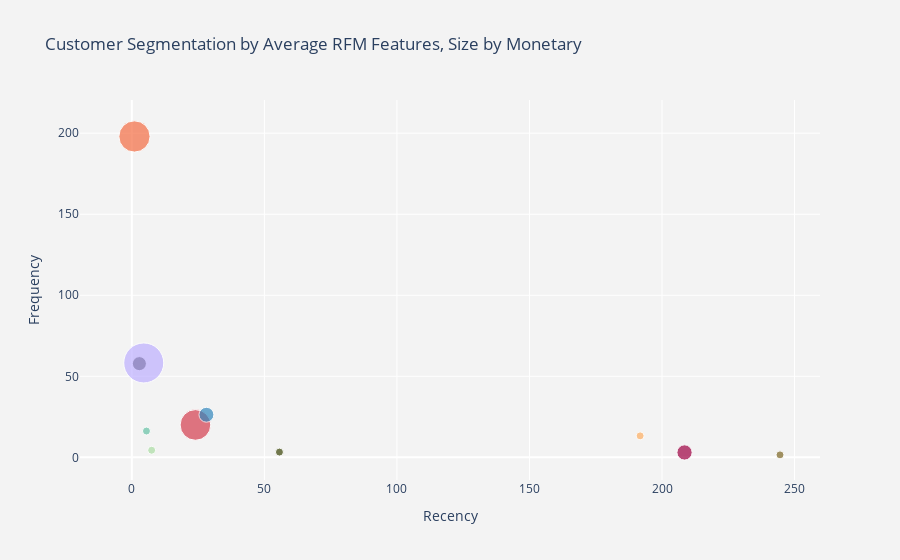

Source (notebook cell):
### Code cell
fig = go.Figure(
    data=[
        go.Scatter(       
            x=agg_segment['Recency'],
            y=agg_segment['Frequency'],
            mode='markers',
            marker=dict(
                size=agg_segment['Monetary'],
                sizemode='area',
                sizeref=2.*max(agg_segment['Monetary'])/(40.**2),
                sizemin=4,
                color=agg_segment['color']
            ),
            text=agg_segment['text']
        )
    ]
)

fig.update_layout(
    title=dict(text='Customer Segmentation by Average RFM Features, Size by Monetary'),
    xaxis=dict(title=dict(text='Recency')),
    yaxis=dict(title=dict(text='Frequency')),
    paper_bgcolor='rgb(243, 243, 243)',
    plot_bgcolor='rgb(243, 243, 243)'
)

### Figure 1 — Plotly figure (JSON) as saved in the notebook; plotly's stock layout.template omitted (floating-point values rounded to 4 significant figures)
{"data": [{"marker": {"color": ["#9e0142", "#d53e4f", "#f46d43", "#fdae61", "#7c6523", "#000000", "#3b4507", "#abdda4", "#66c2a5", "#3288bd", "#beb0ff"], "size": [30580.0, 123600.0, 128300.0, 3495.0, 459.3, 26030.0, 1179.0, 1476.0, 8167.0, 29190.0, 210400.0], "sizemin": 4, "sizemode": "area", "sizeref": 262.9}, "mode": "markers", "text": ["Segment: About to Sleep<br>Monetary: 30577.7<br>", "Segment: Can't Lose Them<br>Monetary: 123638.18000000001<br>", "Segment: Champions<br>Monetary: 128333.73<br>", "Segment: Hibernating<br>Monetary: 3494.61875<br>", "Segment: Lost Customers<br>Monetary: 459.2705242990654<br>", "Segment: Loyal Customers<br>Monetary: 26025.50107142857<br>", "Segment: Needs Attention<br>Monetary: 1179.4137526731752<br>", "Segment: New Customers<br>Monetary: 1476.182091898428<br>", "Segment: Potential Loyalists<br>Monetary: 8167.4657081545065<br>", "Segment: Promising<br>Monetary: 29187.104285714282<br>", "Segment: Runner-ups<br>Monetary: 210353.22999999998<br>"], "type": "scatter", "x": [208.5, 24, 1, 191.8, 244.5, 2.857, 55.69, 7.487, 5.524, 28.14, 4.5], "y": [3, 20, 198, 13.25, 1.531, 57.82, 3.248, 4.378, 16.24, 26.29, 58.25]}], "layout": {"paper_bgcolor": "rgb(243, 243, 243)", "plot_bgcolor": "rgb(243, 243, 243)", "title": {"text": "Customer Segmentation by Average RFM Features, Size by Monetary"}, "xaxis": {"title": {"text": "Recency"}}, "yaxis": {"title": {"text": "Frequency"}}}}
